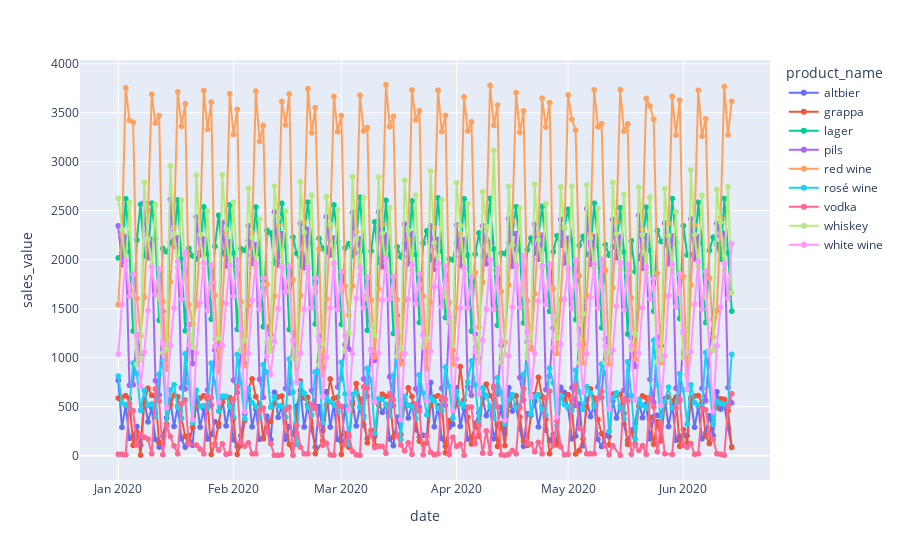

Notebook code cell kept with this figure:
### Code cell
px.line(df_viz, x='date', y='sales_value', color='product_name', markers=True)

### Figure 1 — Plotly figure (JSON) as saved in the notebook; plotly's stock layout.template omitted (floating-point values rounded to 4 significant figures; data arrays with more than 128 entries replaced by an {"elided": "..."} marker saying what was removed)
{"data": [{"hovertemplate": "product_name=altbier<br>date=%{x}<br>sales_value=%{y}<extra></extra>", "legendgroup": "altbier", "line": {"color": "#636efa", "dash": "solid"}, "marker": {"symbol": "circle"}, "mode": "markers+lines", "name": "altbier", "showlegend": true, "type": "scattergl", "x": {"elided": "166 str values"}, "xaxis": "x", "y": {"elided": "166 float values"}, "yaxis": "y"}, {"hovertemplate": "product_name=grappa<br>date=%{x}<br>sales_value=%{y}<extra></extra>", "legendgroup": "grappa", "line": {"color": "#EF553B", "dash": "solid"}, "marker": {"symbol": "circle"}, "mode": "markers+lines", "name": "grappa", "showlegend": true, "type": "scattergl", "x": {"elided": "164 str values"}, "xaxis": "x", "y": {"elided": "164 float values"}, "yaxis": "y"}, {"hovertemplate": "product_name=lager<br>date=%{x}<br>sales_value=%{y}<extra></extra>", "legendgroup": "lager", "line": {"color": "#00cc96", "dash": "solid"}, "marker": {"symbol": "circle"}, "mode": "markers+lines", "name": "lager", "showlegend": true, "type": "scattergl", "x": {"elided": "166 str values"}, "xaxis": "x", "y": {"elided": "166 float values"}, "yaxis": "y"}, {"hovertemplate": "product_name=pils<br>date=%{x}<br>sales_value=%{y}<extra></extra>", "legendgroup": "pils", "line": {"color": "#ab63fa", "dash": "solid"}, "marker": {"symbol": "circle"}, "mode": "markers+lines", "name": "pils", "showlegend": true, "type": "scattergl", "x": {"elided": "166 str values"}, "xaxis": "x", "y": {"elided": "166 float values"}, "yaxis": "y"}, {"hovertemplate": "product_name=red wine<br>date=%{x}<br>sales_value=%{y}<extra></extra>", "legendgroup": "red wine", "line": {"color": "#FFA15A", "dash": "solid"}, "marker": {"symbol": "circle"}, "mode": "markers+lines", "name": "red wine", "showlegend": true, "type": "scattergl", "x": {"elided": "166 str values"}, "xaxis": "x", "y": {"elided": "166 float values"}, "yaxis": "y"}, {"hovertemplate": "product_name=rosé wine<br>date=%{x}<br>sales_value=%{y}<extra></extra>", "legendgroup": "rosé wine", "line": {"color": "#19d3f3", "dash": "solid"}, "marker": {"symbol": "circle"}, "mode": "markers+lines", "name": "rosé wine", "showlegend": true, "type": "scattergl", "x": {"elided": "166 str values"}, "xaxis": "x", "y": {"elided": "166 float values"}, "yaxis": "y"}, {"hovertemplate": "product_name=vodka<br>date=%{x}<br>sales_value=%{y}<extra></extra>", "legendgroup": "vodka", "line": {"color": "#FF6692", "dash": "solid"}, "marker": {"symbol": "circle"}, "mode": "markers+lines", "name": "vodka", "showlegend": true, "type": "scattergl", "x": {"elided": "163 str values"}, "xaxis": "x", "y": {"elided": "163 float values"}, "yaxis": "y"}, {"hovertemplate": "product_name=whiskey<br>date=%{x}<br>sales_value=%{y}<extra></extra>", "legendgroup": "whiskey", "line": {"color": "#B6E880", "dash": "solid"}, "marker": {"symbol": "circle"}, "mode": "markers+lines", "name": "whiskey", "showlegend": true, "type": "scattergl", "x": {"elided": "166 str values"}, "xaxis": "x", "y": {"elided": "166 float values"}, "yaxis": "y"}, {"hovertemplate": "product_name=white wine<br>date=%{x}<br>sales_value=%{y}<extra></extra>", "legendgroup": "white wine", "line": {"color": "#FF97FF", "dash": "solid"}, "marker": {"symbol": "circle"}, "mode": "markers+lines", "name": "white wine", "showlegend": true, "type": "scattergl", "x": {"elided": "166 str values"}, "xaxis": "x", "y": {"elided": "166 float values"}, "yaxis": "y"}], "layout": {"legend": {"title": {"text": "product_name"}, "tracegroupgap": 0}, "margin": {"t": 60}, "xaxis": {"anchor": "y", "domain": [0, 1], "title": {"text": "date"}}, "yaxis": {"anchor": "x", "domain": [0, 1], "title": {"text": "sales_value"}}}}
